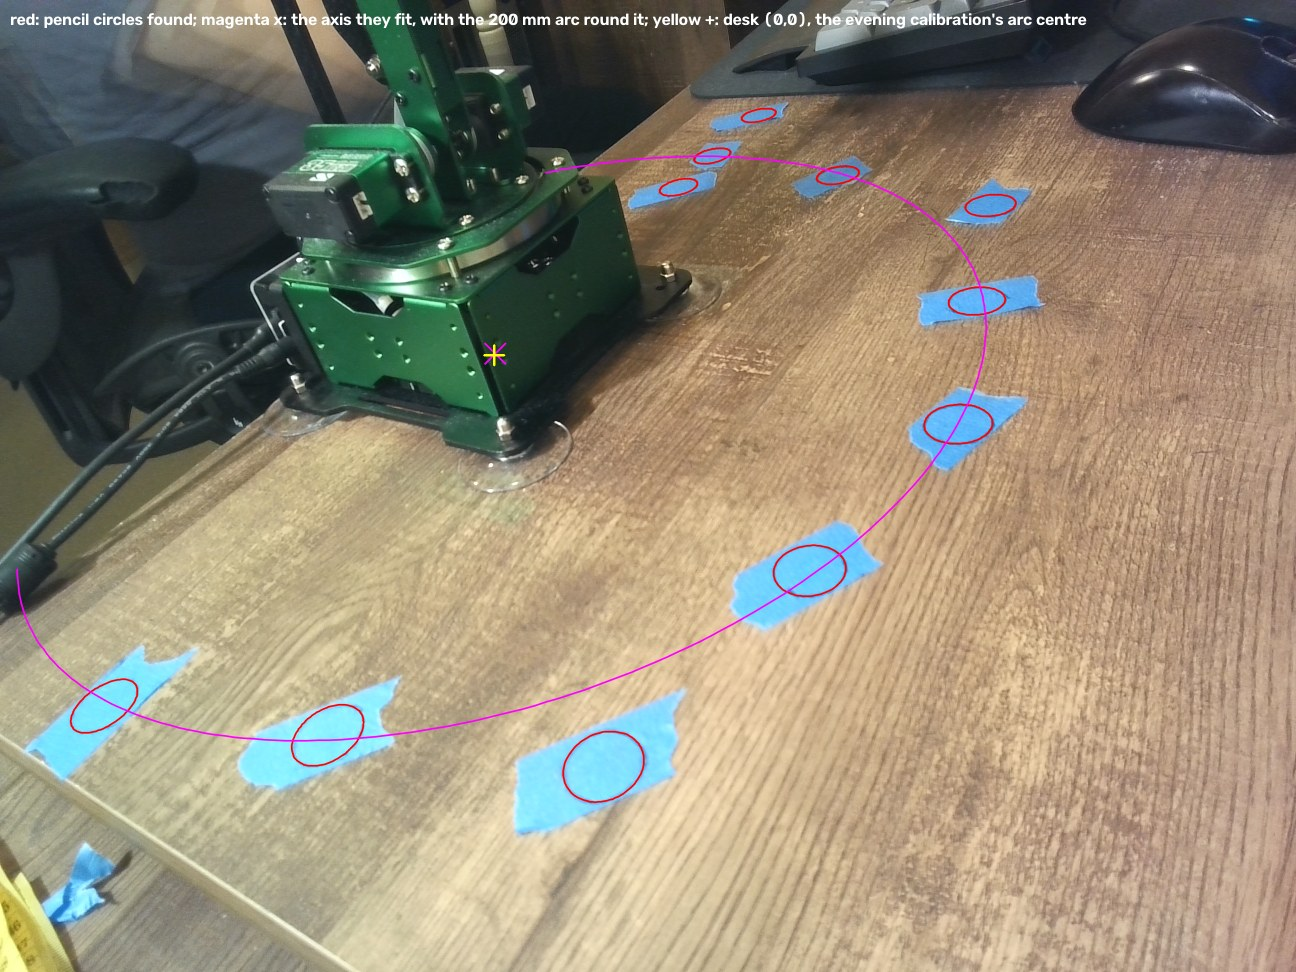

This chart was generated by the following Python code:
"""Where the arm's turning axis is, from gecko's pencil circles (STATUS-gecko §9.5), against where a calibration
puts desk (0, 0), the centre of the pages' reach arcs. No arm, no camera.

The circles were drawn round the cup on the desk; seven of them with the firmware's reach 197-201 mm, from -90 to
+90 degrees. Whatever the base's turning error, those seven lie on a circle round the axis: their distance from it
is the firmware's reach plus one amount that does not depend on the direction. The circles are found in
gecko's still-3.png through the calibration of the same evening (work/config-old, its frame matched to the still).
"""
import json
import math
import sys
from pathlib import Path

import cv2
import numpy as np

ROOT = Path(__file__).resolve().parents[2]
sys.path[:0] = [str(ROOT), str(ROOT / "calibration")]
from camera.fit import CameraFit  # noqa: E402
from maxarm import raw  # noqa: E402

OLD = ROOT.parent / "work" / "config-old"
STILL = ROOT.parent / "gecko" / "agenttools" / "ruler-test" / "still-3.png"
OUT = Path(__file__).resolve().parent
MARKS = {"A": (-201, -1), "B": (-160, -161), "C": (0, -201), "D": (160, -160), "1": (-181, -80), "2": (-80, -181),
         "3": (79, -180), "4": (181, -81), "5": (201, 1), "6": (-159, -1), "7": (-260, -1)}   # firmware x, y (owner)
ON_ARC = ("A", "1", "2", "C", "3", "4", "5")
RADIUS_MM = (9.0, 13.0)
ON_RING_MM = 0.45
SEARCH_MM = 24.0


def load_fit(path):
    return CameraFit.from_json(json.loads(Path(path).read_text()))


fit = load_fit(OLD / "camera.json")             # refined at 19:55 on the 19:36 frame: desk (0, 0) is true (0, 0)
still = cv2.imread(str(STILL))
frame = cv2.imread(str(OLD / "camera-frame.png"))
sift = cv2.SIFT_create(12000)
ka, da = sift.detectAndCompute(cv2.cvtColor(frame, cv2.COLOR_BGR2GRAY), None)
kb, db = sift.detectAndCompute(cv2.cvtColor(still, cv2.COLOR_BGR2GRAY), None)
pairs = [m for m, n in cv2.BFMatcher().knnMatch(da, db, k=2) if m.distance < 0.7 * n.distance]
moved, _ = cv2.findHomography(np.float32([ka[p.queryIdx].pt for p in pairs]),
                              np.float32([kb[p.trainIdx].pt for p in pairs]), cv2.RANSAC, 2.0)
back = np.linalg.inv(moved)
plane = fit.true_to_pixel[:, [0, 1, 3]]


def to_mm(pixels):
    on_frame = cv2.perspectiveTransform(np.float32(pixels)[None], back)[0]
    q = np.linalg.solve(plane, np.column_stack((on_frame, np.ones(len(on_frame)))).T).T
    return q[:, :2] / q[:, 2:]


def to_px(mm):
    q = (plane @ np.column_stack((mm, np.ones(len(mm)))).T).T
    return cv2.perspectiveTransform(np.float32(q[:, :2] / q[:, 2:])[None], moved)[0]


hsv = cv2.cvtColor(still, cv2.COLOR_BGR2HSV)
tape = ((hsv[..., 0] > 95) & (hsv[..., 0] < 125) & (hsv[..., 1] > 70) & (hsv[..., 2] > 70)).astype(np.uint8)
inside = cv2.erode(cv2.morphologyEx(tape, cv2.MORPH_CLOSE, np.ones((9, 9), np.uint8)), np.ones((7, 7), np.uint8))
dark = cv2.morphologyEx(still[..., 0], cv2.MORPH_BLACKHAT, cv2.getStructuringElement(cv2.MORPH_ELLIPSE, (13, 13)))
rng = np.random.default_rng(0)
found = {}
vis = still.copy()
for name, (x, y) in MARKS.items():
    guess_desk = np.array(raw._true_xy(x, y, 0.0))
    guess_true = fit.desk_to_true @ guess_desk
    c_px = to_px(guess_true[None])[0]
    half = 110
    left, top = int(c_px[0]) - half, int(c_px[1]) - half
    win = dark[top:top + 2 * half, left:left + 2 * half].astype(float)
    tp = inside[top:top + 2 * half, left:left + 2 * half] > 0
    rows, cols = np.nonzero((win > np.percentile(win[tp], 88)) & tp)
    mm = to_mm(np.column_stack((cols + left, rows + top)).astype(float))
    mm = mm[np.linalg.norm(mm - guess_true, axis=1) < SEARCH_MM]
    best = None
    for _ in range(4000):
        a, b, c = mm[rng.choice(len(mm), 3, replace=False)]
        sides = 2 * np.array([b - a, c - a])
        if abs(np.linalg.det(sides)) < 1e-9:
            continue
        centre = np.linalg.solve(sides, [b @ b - a @ a, c @ c - a @ a])
        radius = np.linalg.norm(a - centre)
        on = np.abs(np.linalg.norm(mm - centre, axis=1) - radius) < ON_RING_MM
        if RADIUS_MM[0] <= radius <= RADIUS_MM[1] and (best is None or on.sum() > best[2].sum()):
            best = (centre, radius, on)
    centre, radius, on = best
    for _ in range(5):
        ring = mm[on]
        sol = np.linalg.lstsq(np.column_stack((2 * ring, np.ones(len(ring)))), (ring ** 2).sum(1), rcond=None)[0]
        centre, radius = sol[:2], math.sqrt(sol[2] + sol[:2] @ sol[:2])
        on = np.abs(np.linalg.norm(mm - centre, axis=1) - radius) < ON_RING_MM
    cover = len(np.unique(np.floor((np.arctan2(*(mm[on] - centre).T[::-1]) + math.pi) / (2 * math.pi) * 36)))
    found[name] = centre
    print(f"circle {name}: true ({centre[0]:7.2f}, {centre[1]:7.2f}), radius {radius:5.2f} mm, ring {cover}/36")
    t = np.linspace(0, 2 * np.pi, 90)
    cv2.polylines(vis, [to_px(centre + radius * np.column_stack((np.cos(t), np.sin(t)))).astype(np.int32)], True,
                  (0, 0, 255), 2, cv2.LINE_AA)

# the axis: a circle through the seven, each at its own firmware reach plus one common amount
pts = np.array([found[k] for k in ON_ARC])
reach_fw = np.array([math.hypot(*MARKS[k]) for k in ON_ARC])
p = np.array([0.0, 0.0, 7.0])
for _ in range(50):
    def res(q):
        return np.linalg.norm(pts - q[:2], axis=1) - (reach_fw + q[2])
    r0 = res(p)
    J = np.column_stack([(res(p + d) - r0) / 1e-6 for d in np.eye(3) * 1e-6])
    step = np.linalg.lstsq(J, -r0, rcond=None)[0]
    p = p + step
    if np.abs(step).max() < 1e-9:
        break
axis_true, extra = p[:2], p[2]
spread = res(p)
# the same with each point left out, for how sure the centre is
loo = []
for k in range(len(pts)):
    keep = [j for j in range(len(pts)) if j != k]
    q = p.copy()
    for _ in range(50):
        r0 = np.linalg.norm(pts[keep] - q[:2], axis=1) - (reach_fw[keep] + q[2])
        J = np.column_stack([((np.linalg.norm(pts[keep] - (q + d)[:2], axis=1) - (reach_fw[keep] + (q + d)[2])) - r0)
                             / 1e-6 for d in np.eye(3) * 1e-6])
        step = np.linalg.lstsq(J, -r0, rcond=None)[0]
        q = q + step
        if np.abs(step).max() < 1e-9:
            break
    loo.append(q[:2])
loo = np.array(loo)
axis_desk = np.linalg.solve(fit.desk_to_true, axis_true)
print(f"\nthe seven at firmware reach 197-201 lie {extra:+.2f} mm further out than the firmware says, each within "
      f"{np.abs(spread).max():.2f} mm of one circle")
print(f"the axis, from them: desk ({axis_desk[0]:+.2f}, {axis_desk[1]:+.2f}) in the evening's calibration -- "
      f"{np.hypot(*axis_desk):.2f} mm from desk (0, 0), where it draws the arcs")
print(f"  leaving each circle out moves it by up to {np.linalg.norm(loo - axis_true, axis=1).max():.2f} mm")
o = to_px(axis_true[None])[0]
z = to_px(np.zeros((1, 2)))[0]
cv2.drawMarker(vis, tuple(o.astype(int)), (255, 0, 255), cv2.MARKER_TILTED_CROSS, 40, 3)
cv2.drawMarker(vis, tuple(z.astype(int)), (0, 255, 255), cv2.MARKER_CROSS, 40, 3)
t = np.radians(np.linspace(-120, 120, 241))
for r_, colour in ((200 + extra, (255, 0, 255)),):
    ring = axis_true + r_ * np.column_stack((np.sin(t), -np.cos(t))) @ fit.desk_to_true.T / np.abs(np.linalg.det(fit.desk_to_true)) ** 0.5
    cv2.polylines(vis, [to_px(ring).astype(np.int32)], False, colour, 2, cv2.LINE_AA)
np.save(OUT / "circles-true.npy", {"found": found, "axis_true": axis_true, "extra": extra}, allow_pickle=True)
cv2.putText(vis, "red: pencil circles found; magenta x: the axis they fit, with the 200 mm arc round it; "
            "yellow +: desk (0,0), the evening calibration's arc centre", (20, 50), cv2.FONT_HERSHEY_SIMPLEX, 1.1,
            (255, 255, 255), 3)
cv2.imwrite(str(OUT / "circles-axis.jpg"), cv2.resize(vis, (1296, 972)), [cv2.IMWRITE_JPEG_QUALITY, 88])
